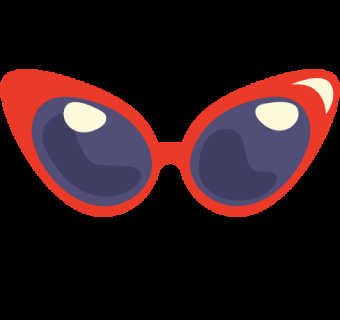
#> input picture sunglass.png, 340 x 320 px
$ python -i cartoonify_with_filter.py   (imports and definitions only)   (older library calls are emulated)
#> lines starting #> are read from the running program, lines starting #| are printed output that depends on the picture; after the words box and inside, x2 and y2 are one past the last pixel; in counts of white or black regions, pixels touching at a corner belong together
#> further down, picture is the input picture: shape (320, 340, 3); mean B, G, R 27.7, 24.2, 46.5
import cv2
import numpy as np
import cvzone

def cartoonify_stronger_frame(frame):
    # Convert to grayscale
    gray = cv2.cvtColor(frame, cv2.COLOR_BGR2GRAY)
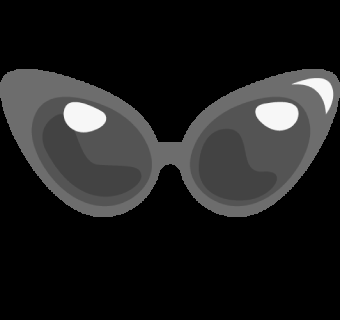
#> gray: shape (320, 340); min 0, max 247, mean 31.3

    # Apply a median blur
    gray_blurred = cv2.medianBlur(gray, 7)

    # Detect edges using Laplacian filter for stronger edges
    edges = cv2.Laplacian(gray_blurred, cv2.CV_8U, ksize=5)
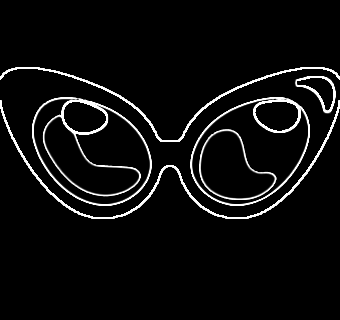
#> edges: shape (320, 340); min 0, max 255, mean 13.1
    edges = cv2.threshold(edges, 50, 255, cv2.THRESH_BINARY_INV)[1]
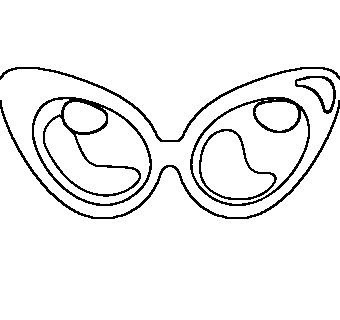
#> edges: shape (320, 340); 94.2% white; black in thin lines or dots, all inside (x1, y1, x2, y2) = (0, 67, 340, 219)

    # Use bilateral filter to reduce color palette
    color = cv2.bilateralFilter(frame, d=9, sigmaColor=200, sigmaSpace=200)
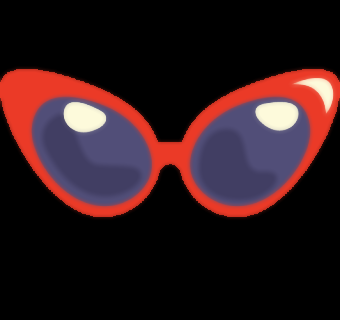
#> color: shape (320, 340, 3); mean B, G, R 27.6, 24.2, 46.5

    # Reduce the number of colors using K-means clustering
    Z = color.reshape((-1, 3))
    Z = np.float32(Z)
    K = 9  # Number of clusters (i.e., colors)
    _, labels, centers = cv2.kmeans(Z, K, None,
                                    criteria=(cv2.TERM_CRITERIA_EPS + cv2.TERM_CRITERIA_MAX_ITER, 10, 1.0),
                                    attempts=10,
                                    flags=cv2.KMEANS_RANDOM_CENTERS)
#> centers = [[158.6, 167.5, 202.5], [214.9, 244.2, 249.2], [119.1, 78.73, 84.84], [103, 65.1, 68.13], [0.0232, 0.0365, 0.146], [95.37, 72.11, 128], [45.12, 56.24, 202.3], [5.02, 7.38, 30.04], [39.96, 58.47, 232.6]]
    centers = np.uint8(centers)
#> centers = [[158, 167, 202], [214, 244, 249], [119, 78, 84], [103, 65, 68], [0, 0, 0], [95, 72, 128], [45, 56, 202], [5, 7, 30], [39, 58, 232]]
    color_reduced = centers[labels.flatten()]
    color_reduced = color_reduced.reshape((frame.shape))

    # Combine edges with the color reduced image
    cartoon_strong = cv2.bitwise_and(color_reduced, color_reduced, mask=edges)
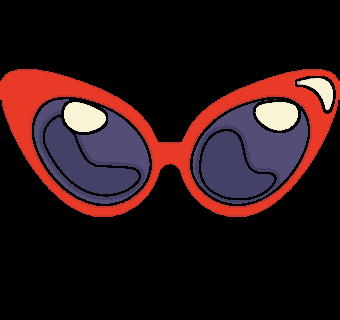
#> cartoon_strong: shape (320, 340, 3); mean B, G, R 23.7, 21.3, 41.9

    return cartoon_strong

def cartoonify_video():
    # Capture video from webcam
    cap = cv2.VideoCapture(0)
    faceCascade = cv2.CascadeClassifier("haarcascade_frontalface_default.xml")
    overlay = cv2.imread('sunglass.png',cv2.IMREAD_UNCHANGED)

    while True:
        # Read each frame
        ret, frame = cap.read()
        gray_img = cv2.cvtColor(frame,cv2.COLOR_BGR2GRAY)
        faces = faceCascade.detectMultiScale(gray_img)
        if not ret:
            break

        # Apply cartoon effect to the frame
        cartoon_frame = cartoonify_stronger_frame(frame)
        for (x,y,w,h) in faces:
            # cv2.rectangle(img,(x,y),(x+w,y+h),(0,255,0),2)
            overlay_resize = cv2.resize(overlay,(w,h))
            frame = cvzone.overlayPNG(cartoon_frame,overlay_resize,[x,y])

        # Display the resulting frame
        cv2.imshow('Cartoonify Stronger Effect', cartoon_frame)

        # Break the loop if 'q' is pressed
        if cv2.waitKey(1) & 0xFF == ord('q'):
            break

    # Release the webcam and close windows
    cap.release()
    cv2.destroyAllWindows()

# Run the video cartoonification

>>> import cv2
>>> picture = cv2.imread('sunglass.png')
>>> result = cartoonify_stronger_frame(picture)
